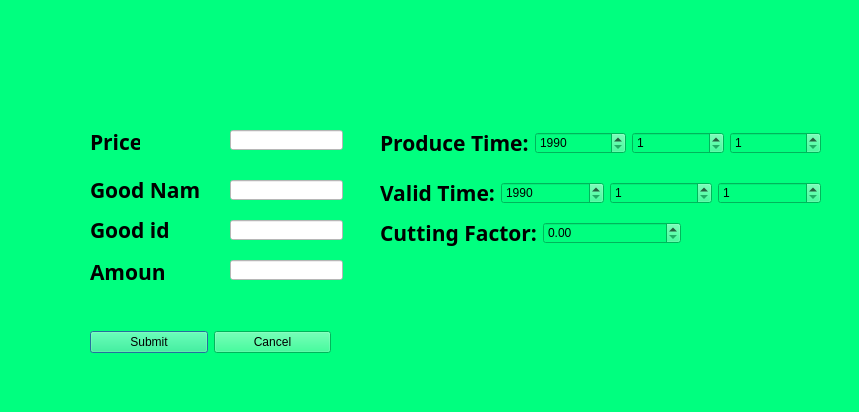
<?xml version="1.0" encoding="UTF-8"?>
<ui version="4.0">
 <class>ElectronicImporting</class>
 <widget class="QDialog" name="ElectronicImporting">
  <property name="geometry">
   <rect>
    <x>0</x>
    <y>0</y>
    <width>859</width>
    <height>412</height>
   </rect>
  </property>
  <property name="windowTitle">
   <string>Dialog</string>
  </property>
  <property name="styleSheet">
   <string notr="true">background-color: rgb(0, 255, 127);</string>
  </property>
  <widget class="QWidget" name="layoutWidget_2">
   <property name="geometry">
    <rect>
     <x>380</x>
     <y>220</y>
     <width>301</width>
     <height>26</height>
    </rect>
   </property>
   <layout class="QHBoxLayout" name="horizontalLayout_3">
    <item>
     <widget class="QLabel" name="label_8">
      <property name="font">
       <font>
        <family>方正姚体</family>
        <pointsize>16</pointsize>
        <weight>75</weight>
        <bold>true</bold>
       </font>
      </property>
      <property name="text">
       <string>Cutting Factor:</string>
      </property>
     </widget>
    </item>
    <item>
     <widget class="QDoubleSpinBox" name="factor">
      <property name="maximum">
       <double>1.000000000000000</double>
      </property>
     </widget>
    </item>
   </layout>
  </widget>
  <widget class="QLineEdit" name="Name">
   <property name="geometry">
    <rect>
     <x>230</x>
     <y>180</y>
     <width>113</width>
     <height>20</height>
    </rect>
   </property>
   <property name="styleSheet">
    <string notr="true">background-color: rgb(255, 255, 255);</string>
   </property>
  </widget>
  <widget class="QWidget" name="layoutWidget">
   <property name="geometry">
    <rect>
     <x>380</x>
     <y>130</y>
     <width>441</width>
     <height>26</height>
    </rect>
   </property>
   <layout class="QHBoxLayout" name="horizontalLayout">
    <item>
     <widget class="QLabel" name="label_6">
      <property name="font">
       <font>
        <family>方正姚体</family>
        <pointsize>16</pointsize>
        <weight>75</weight>
        <bold>true</bold>
       </font>
      </property>
      <property name="text">
       <string>Produce Time:</string>
      </property>
     </widget>
    </item>
    <item>
     <widget class="QSpinBox" name="Pyear">
      <property name="minimum">
       <number>1990</number>
      </property>
      <property name="maximum">
       <number>2015</number>
      </property>
     </widget>
    </item>
    <item>
     <widget class="QSpinBox" name="Pmonth">
      <property name="minimum">
       <number>1</number>
      </property>
      <property name="maximum">
       <number>12</number>
      </property>
     </widget>
    </item>
    <item>
     <widget class="QSpinBox" name="Pday">
      <property name="minimum">
       <number>1</number>
      </property>
      <property name="maximum">
       <number>31</number>
      </property>
     </widget>
    </item>
   </layout>
  </widget>
  <widget class="QWidget" name="layoutWidget_3">
   <property name="geometry">
    <rect>
     <x>380</x>
     <y>180</y>
     <width>441</width>
     <height>26</height>
    </rect>
   </property>
   <layout class="QHBoxLayout" name="horizontalLayout_2">
    <item>
     <widget class="QLabel" name="label_7">
      <property name="font">
       <font>
        <family>方正姚体</family>
        <pointsize>16</pointsize>
        <weight>75</weight>
        <bold>true</bold>
       </font>
      </property>
      <property name="text">
       <string>Valid Time:</string>
      </property>
     </widget>
    </item>
    <item>
     <widget class="QSpinBox" name="Vyear">
      <property name="minimum">
       <number>1990</number>
      </property>
      <property name="maximum">
       <number>2100</number>
      </property>
     </widget>
    </item>
    <item>
     <widget class="QSpinBox" name="Vmonth">
      <property name="minimum">
       <number>1</number>
      </property>
      <property name="maximum">
       <number>12</number>
      </property>
     </widget>
    </item>
    <item>
     <widget class="QSpinBox" name="Vday">
      <property name="minimum">
       <number>1</number>
      </property>
      <property name="maximum">
       <number>31</number>
      </property>
     </widget>
    </item>
   </layout>
  </widget>
  <widget class="QLineEdit" name="Price">
   <property name="geometry">
    <rect>
     <x>230</x>
     <y>130</y>
     <width>113</width>
     <height>20</height>
    </rect>
   </property>
   <property name="styleSheet">
    <string notr="true">background-color: rgb(255, 255, 255);</string>
   </property>
  </widget>
  <widget class="QLineEdit" name="Amount">
   <property name="geometry">
    <rect>
     <x>230</x>
     <y>260</y>
     <width>113</width>
     <height>20</height>
    </rect>
   </property>
   <property name="styleSheet">
    <string notr="true">background-color: rgb(255, 255, 255);</string>
   </property>
  </widget>
  <widget class="QLabel" name="label_3">
   <property name="geometry">
    <rect>
     <x>90</x>
     <y>260</y>
     <width>76</width>
     <height>24</height>
    </rect>
   </property>
   <property name="font">
    <font>
     <family>方正姚体</family>
     <pointsize>16</pointsize>
     <weight>75</weight>
     <bold>true</bold>
    </font>
   </property>
   <property name="text">
    <string>Amount:</string>
   </property>
  </widget>
  <widget class="QLineEdit" name="Id">
   <property name="geometry">
    <rect>
     <x>230</x>
     <y>220</y>
     <width>113</width>
     <height>20</height>
    </rect>
   </property>
   <property name="styleSheet">
    <string notr="true">background-color: rgb(255, 255, 255);</string>
   </property>
  </widget>
  <widget class="QLabel" name="label_5">
   <property name="geometry">
    <rect>
     <x>90</x>
     <y>130</y>
     <width>50</width>
     <height>24</height>
    </rect>
   </property>
   <property name="font">
    <font>
     <family>方正姚体</family>
     <pointsize>16</pointsize>
     <weight>75</weight>
     <bold>true</bold>
    </font>
   </property>
   <property name="text">
    <string>Price:</string>
   </property>
  </widget>
  <widget class="QLabel" name="label_2">
   <property name="geometry">
    <rect>
     <x>90</x>
     <y>218</y>
     <width>80</width>
     <height>24</height>
    </rect>
   </property>
   <property name="font">
    <font>
     <family>方正姚体</family>
     <pointsize>16</pointsize>
     <weight>75</weight>
     <bold>true</bold>
    </font>
   </property>
   <property name="text">
    <string>Good id:</string>
   </property>
  </widget>
  <widget class="QLabel" name="label">
   <property name="geometry">
    <rect>
     <x>90</x>
     <y>170</y>
     <width>111</width>
     <height>39</height>
    </rect>
   </property>
   <property name="font">
    <font>
     <family>方正姚体</family>
     <pointsize>16</pointsize>
     <weight>75</weight>
     <bold>true</bold>
    </font>
   </property>
   <property name="text">
    <string>Good Name:</string>
   </property>
  </widget>
  <widget class="QWidget" name="">
   <property name="geometry">
    <rect>
     <x>90</x>
     <y>330</y>
     <width>241</width>
     <height>25</height>
    </rect>
   </property>
   <layout class="QHBoxLayout" name="horizontalLayout_4">
    <item>
     <widget class="QPushButton" name="pushButton">
      <property name="text">
       <string>Submit</string>
      </property>
     </widget>
    </item>
    <item>
     <widget class="QPushButton" name="pushButton_2">
      <property name="text">
       <string>Cancel</string>
      </property>
     </widget>
    </item>
   </layout>
  </widget>
 </widget>
 <resources/>
 <connections/>
</ui>
